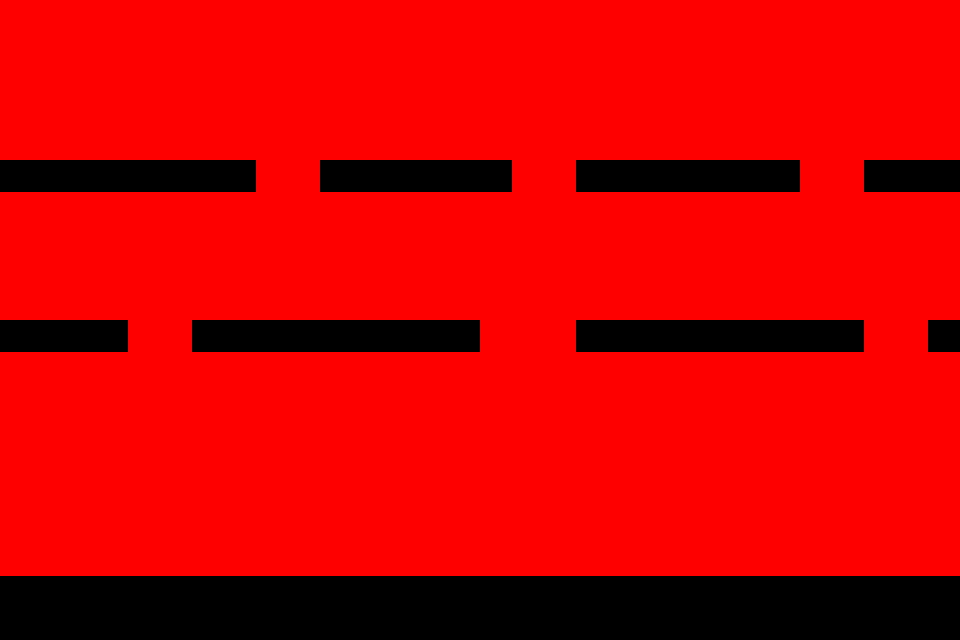

This game map was drawn from its Tiled (.tmx) file and the tilesets committed beside it. A one-line description and the full map source follow:
An orthogonal 30x20 tile map with 32x32 px tiles, 1 tile layer (Calque de Tile 1), 6 tilesets and 9 objects (9x spider).

<map version="1.0" orientation="orthogonal" renderorder="right-down" width="30" height="20" tilewidth="32" tileheight="32" nextobjectid="70">
 <tileset firstgid="1" name="32_tileset" tilewidth="32" tileheight="32">
  <image source="32_tileset.png" trans="ff00ff" width="128" height="128" />
 </tileset>
 <tileset firstgid="17" name="button_tileset" tilewidth="64" tileheight="64">
  <image source="button_tileset.png" trans="ff00ff" width="128" height="128" />
 </tileset>
 <tileset firstgid="21" name="bob" tilewidth="32" tileheight="32">
  <image source="bob.png" width="896" height="32" />
 </tileset>
 <tileset firstgid="49" name="yellowman" tilewidth="64" tileheight="64">
  <image source="yellowman.png" width="448" height="64" />
 </tileset>
 <tileset firstgid="56" name="red_fire" tilewidth="32" tileheight="32">
  <image source="red_fire.png" width="416" height="32" />
 </tileset>
 <tileset firstgid="69" name="spider" tilewidth="32" tileheight="32">
  <image source="spider.png" width="1056" height="32" />
 </tileset>
 <layer name="Calque de Tile 1" width="30" height="20">
  <data encoding="csv">
2,2,2,2,2,2,2,2,2,2,2,2,2,2,2,2,2,2,2,2,2,2,2,2,2,2,2,2,2,2,
2,2,2,2,2,2,2,2,2,2,2,2,2,2,2,2,2,2,2,2,2,2,2,2,2,2,2,2,2,2,
2,2,2,2,2,2,2,2,2,2,2,2,2,2,2,2,2,2,2,2,2,2,2,2,2,2,2,2,2,2,
2,2,2,2,2,2,2,2,2,2,2,2,2,2,2,2,2,2,2,2,2,2,2,2,2,2,2,2,2,2,
2,2,2,2,2,2,2,2,2,2,2,2,2,2,2,2,2,2,2,2,2,2,2,2,2,2,2,2,2,2,
9,9,9,9,9,9,9,9,2,2,9,9,9,9,9,9,2,2,9,9,9,9,9,9,9,2,2,9,9,9,
2,2,2,2,2,2,2,2,2,2,2,2,2,2,2,2,2,2,2,2,2,2,2,2,2,2,2,2,2,2,
2,2,2,2,2,2,2,2,2,2,2,2,2,2,2,2,2,2,2,2,2,2,2,2,2,2,2,2,2,2,
2,2,2,2,2,2,2,2,2,2,2,2,2,2,2,2,2,2,2,2,2,2,2,2,2,2,2,2,2,2,
2,2,2,2,2,2,2,2,2,2,2,2,2,2,2,2,2,2,2,2,2,2,2,2,2,2,2,2,2,2,
8,8,8,8,2,2,8,8,8,8,8,8,8,8,8,2,2,2,8,8,8,8,8,8,8,8,8,2,2,8,
2,2,2,2,2,2,2,2,2,2,2,2,2,2,2,2,2,2,2,2,2,2,2,2,2,2,2,2,2,2,
2,2,2,2,2,2,2,2,2,2,2,2,2,2,2,2,2,2,2,2,2,2,2,2,2,2,2,2,2,2,
2,2,2,2,2,2,2,2,2,2,2,2,2,2,2,2,2,2,2,2,2,2,2,2,2,2,2,2,2,2,
2,2,2,2,2,2,2,2,2,2,2,2,2,2,2,2,2,2,2,2,2,2,2,2,2,2,2,2,2,2,
2,2,2,2,2,2,2,2,2,2,2,2,2,2,2,2,2,2,2,2,2,2,2,2,2,2,2,2,2,2,
2,2,2,2,2,2,2,2,2,2,2,2,2,2,2,2,2,2,2,2,2,2,2,2,2,2,2,2,2,2,
2,2,2,2,2,2,2,2,2,2,2,2,2,2,2,2,2,2,2,2,2,2,2,2,2,2,2,2,2,2,
8,8,8,8,8,8,8,8,8,8,8,8,8,8,8,8,8,8,8,8,8,8,8,8,8,8,8,8,8,8,
8,8,8,8,8,8,8,8,8,8,8,8,8,8,8,8,8,8,8,8,8,8,8,8,8,8,8,8,8,8
</data>
 </layer>
 <objectgroup name="Calque d'objets 1">
  <object id="57" type="spider" gid="69" x="58" y="297" />
  <object id="59" type="spider" gid="69" x="649" y="137" />
  <object id="60" type="spider" gid="69" x="437" y="134" />
  <object id="61" type="spider" gid="69" x="660" y="300" />
  <object id="62" type="spider" gid="69" x="150" y="548" />
  <object id="63" type="spider" gid="69" x="657" y="554" />
  <object id="64" type="spider" gid="69" x="342" y="519" />
  <object id="65" name="player" type="spider" gid="69" x="149" y="131" />
  <object id="66" type="spider" gid="69" x="379" y="290" />
 </objectgroup>
</map>
